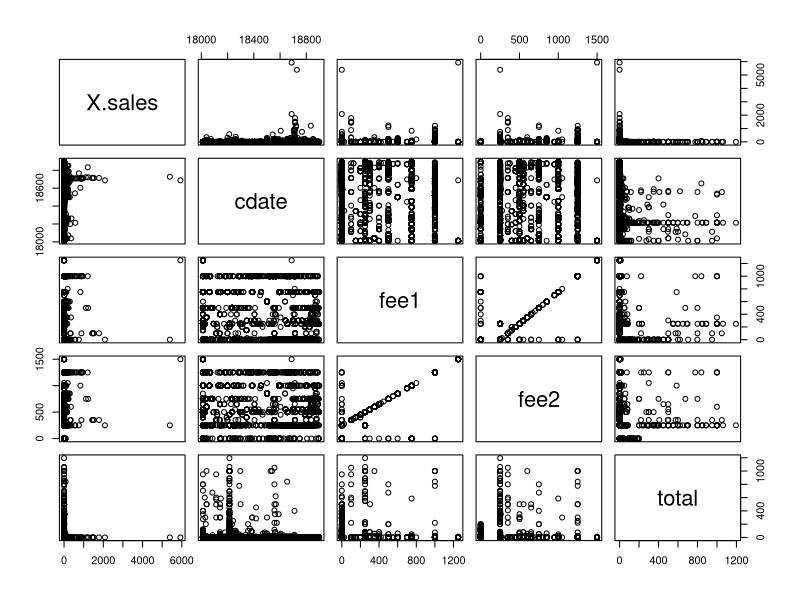
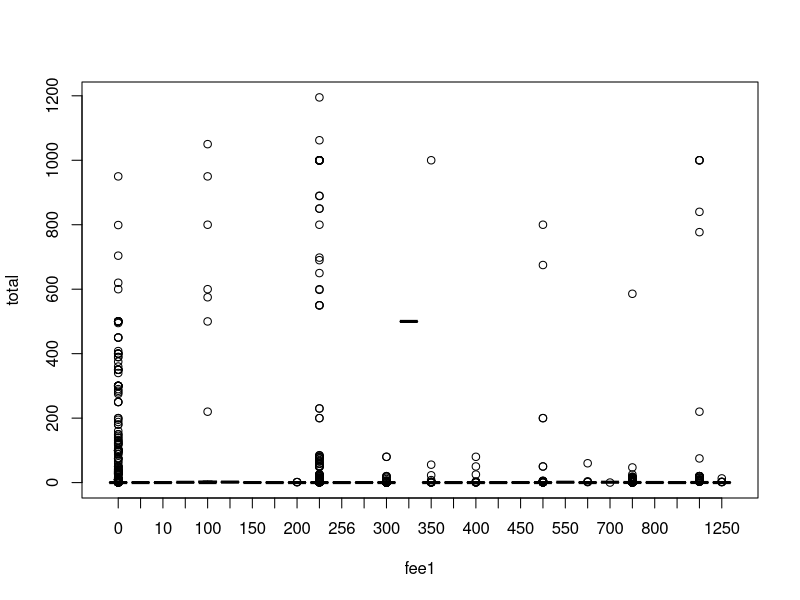
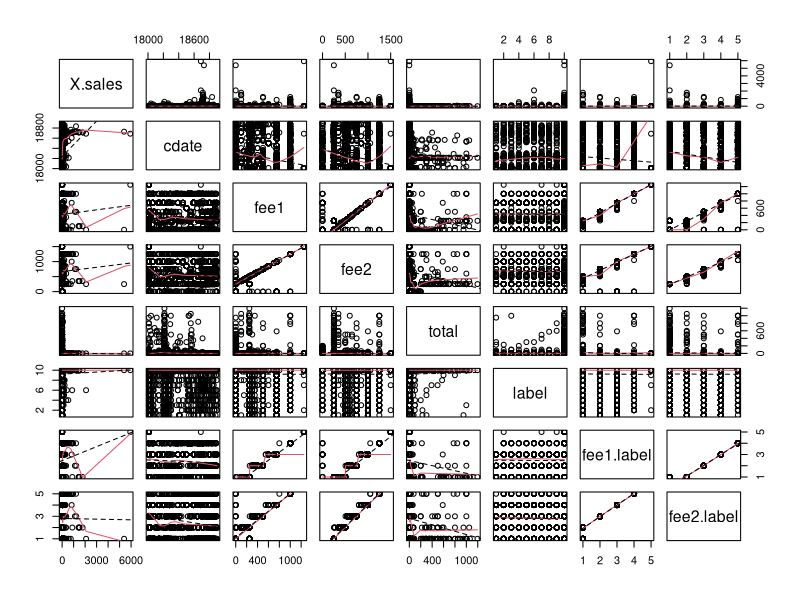
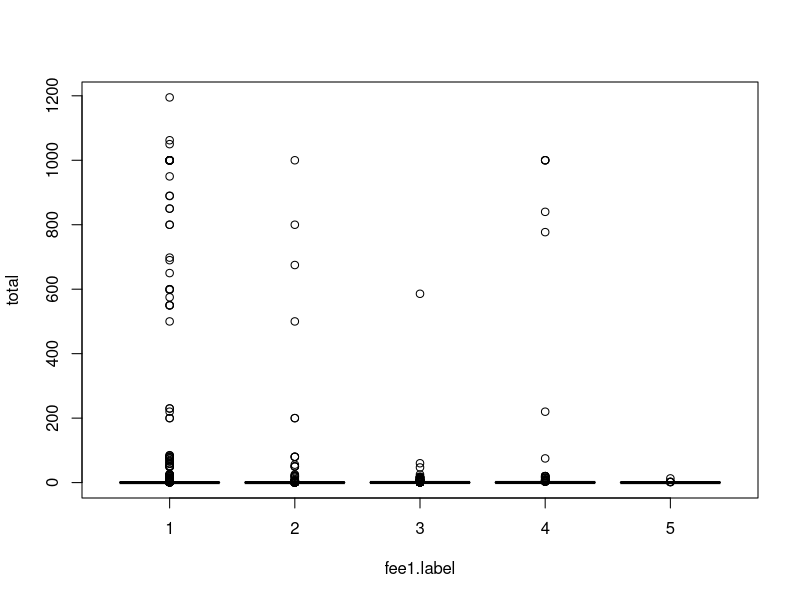

Source code (R) for these figures, in order:
## ---- chunk 1
rm(list = ls())
library(readxl)
library(stringr)
library(readr)
library(tidyr)
library(ggplot2)
library(dplyr)
## ---- chunk 2
XYtr = read.csv("data/XYtr.csv")
Xte = as.data.frame(read_csv( "data/Xte.csv"))
## ---- chunk 3
Xtr = XYtr[,c(2,3,8,9,10)]
Xtr$cdate = as.numeric(as.POSIXct(x = Xtr$cdate,tz = "UTC"))/(60*60*24)
Xtr[is.na(Xtr)] = 0
## ---- chunk 4
pairs(Xtr)
## ---- chunk 5
boxplot(total~fee1,data = Xtr)
## ---- chunk 6
range = range(Xtr$total) #0  1195
interval.length = ceiling(max(range/10)) # int: 120

Xtr$label = 0
j=0
for (i in 1:nrow(Xtr)) {
  if (i<=120) {
    Xtr[i,6] = 1
  }
   else if (i<=240) {
    Xtr[i,6] = 2
   }
   else if (i<=360) {
    Xtr[i,6] = 3
   }
   else if (i<=480) {
    Xtr[i,6] = 4
   }
   else if (i<=600) {
    Xtr[i,6] = 5
   }
   else if (i<=720) {
    Xtr[i,6] = 6
   }
   else if (i<=840) {
    Xtr[i,6] = 7
   }
   else if (i<=960) {
    Xtr[i,6] = 8
   }
   else if (i<=1080) {
    Xtr[i,6] = 9
   }
   else {
    Xtr[i,6] = 10
  }
}

Xtr$label = as.factor(Xtr$label)
## ---- chunk 7
fee1.label = cut(Xtr$fee1, breaks = c(0, 250, 500, 750,1000,1300),
                  labels = c("1","2","3","4","5"))
Xtr$fee1.label = fee1.label
fee2.label = cut(Xtr$fee2, breaks = c(0, 250, 500, 750,1000,1300),
                  labels = c("1","2","3","4","5"))
Xtr$fee2.label = fee2.label
## ---- chunk 8
pairs(Xtr,   panel = function(x, y) {
    panel.smooth(x, y)
    abline(lsfit(x, y), lty = 2)
  })
## ---- chunk 9
boxplot(total~fee1.label,data=Xtr)

